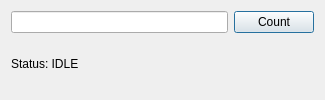
<?xml version="1.0" encoding="UTF-8"?>
<ui version="4.0">
 <class>Dialog</class>
 <widget class="QDialog" name="Dialog">
  <property name="geometry">
   <rect>
    <x>0</x>
    <y>0</y>
    <width>325</width>
    <height>100</height>
   </rect>
  </property>
  <property name="windowTitle">
   <string>Dialog</string>
  </property>
  <layout class="QVBoxLayout" name="verticalLayout">
   <item>
    <layout class="QHBoxLayout" name="horizontalLayout">
     <item>
      <widget class="QLineEdit" name="txtPath"/>
     </item>
     <item>
      <widget class="QPushButton" name="btnCount">
       <property name="text">
        <string>Count</string>
       </property>
      </widget>
     </item>
    </layout>
   </item>
   <item>
    <widget class="QLabel" name="lblStatus">
     <property name="text">
      <string>Status: IDLE</string>
     </property>
    </widget>
   </item>
  </layout>
 </widget>
 <resources/>
 <connections/>
</ui>
